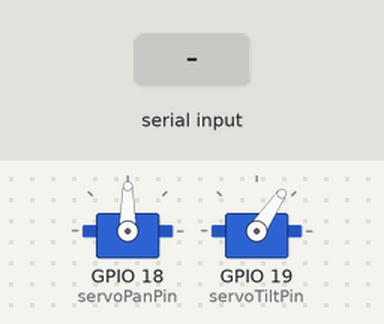
The sketch below on a simulated ESP32. On the bench: 2 × servo. The test bench sets the inputs (shaded band).

Above: at 4.2 s.
4.3 s: "q,1\n" received over Serial
At 5.3 s:
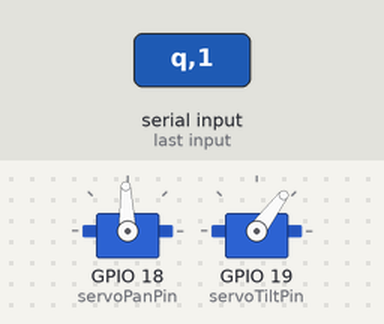
5.8 s: "q,150\n" received over Serial
At 6.6 s:
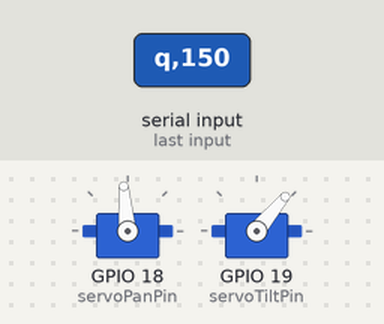
Timing chart, 0 to 8.8 s (numbered marks = the images above; inputs shaded):
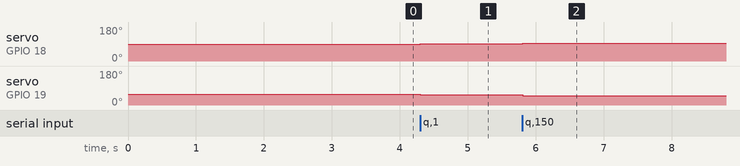

Measured:
- after the input at 4.3 s, servo on GPIO 18 (servoPanPin): 90° → 92° at once; servo on GPIO 19 (servoTiltPin): 56° → 53° at once
- after the input at 5.8 s, servo on GPIO 18 (servoPanPin): 92° → 95° at once; servo on GPIO 19 (servoTiltPin): 53° → 50° at once

The sketch:

Gimbal_Ratelimit_Deadzone.ino
```cpp
#include <Arduino.h>
#include <ESP32Servo.h>

// -------------------- Pins --------------------
static const int servoPanPin = 18;
static const int servoTiltPin = 19;

// -------------------- Servo-innstillinger --------------------
Servo servoPan;
Servo servoTilt;

int servoPanMiddle = 90;
float servoPanPos = servoPanMiddle;
int servoPanMin = 5;
int servoPanMax = 165;

int servoTiltMiddle = 56;
float servoTiltPos = servoTiltMiddle;
int servoTiltMin = 20;
int servoTiltMax = 73;

// -------------------- Kamera og kontrollparametere --------------------
float camera_width = 1280.0;
float camera_height = 720.0;
float camera_H_fov = 110.0; // horisontal FOV i grader
float camera_V_fov = 95.0;  // vertikal FOV i grader

float maxSpeed = 50.0; // grader per sekund
float deadzone = 2.0;  // grader (ignorér små vinkelavvik)

// -------------------- Tidshåndtering --------------------
unsigned long lastTime = 0;

void setup() {
  Serial.begin(115200);

  servoPan.attach(servoPanPin, 620, 2420);
  servoTilt.attach(servoTiltPin, 620, 2420);

  // Sett servoene til midtstilling
  servoPan.write(servoPanPos);
  servoTilt.write(servoTiltPos);
  delay(3000);
}

void loop() {
  unsigned long now = millis();
  float dt = (now - lastTime) / 1000.0;
  lastTime = now;

  if (Serial.available()) {
    String input = Serial.readStringUntil('\n');
    input.trim();

    if (input == "q") {
      // Tilbakestill til midtposisjon
      servoPanPos = servoPanMiddle;
      servoTiltPos = servoTiltMiddle;
    } else {
      int commaIndex = input.indexOf(',');
      if (commaIndex > 0) {
        String pan = input.substring(0, commaIndex);
        String tilt = input.substring(commaIndex + 1);

        int panDeltaPixel = pan.toInt();
        int tiltDeltaPixel = tilt.toInt();

        // Konverter pikselavvik til vinkel
        float panDeltaAngle = map(panDeltaPixel, 0, camera_width, camera_H_fov / 2, -camera_H_fov / 2);
        float tiltDeltaAngle = map(tiltDeltaPixel, 0, camera_height, -camera_V_fov / 2, camera_V_fov / 2);

        float maxDelta = maxSpeed * dt;

        // PAN-kontroll med deadzone og ratebegrensning
        if (abs(panDeltaAngle) > deadzone) {
          float targetPan = servoPanPos + panDeltaAngle;
          float panStep = constrain(targetPan - servoPanPos, -maxDelta, maxDelta);
          servoPanPos += panStep;
        }

        // TILT-kontroll med deadzone og ratebegrensning
        if (abs(tiltDeltaAngle) > deadzone) {
          float targetTilt = servoTiltPos + tiltDeltaAngle;
          float tiltStep = constrain(targetTilt - servoTiltPos, -maxDelta, maxDelta);
          servoTiltPos += tiltStep;
        }
      }
    }
  }

  // Begrens posisjonene til servoens fysiske grenser
  servoPanPos = constrain(servoPanPos, servoPanMin, servoPanMax);
  servoTiltPos = constrain(servoTiltPos, servoTiltMin, servoTiltMax);

  // Skriv til servoene
  servoPan.write(servoPanPos);
  servoTilt.write(servoTiltPos);

  delay(50); // 20 Hz kontrollfrekvens
}
```
